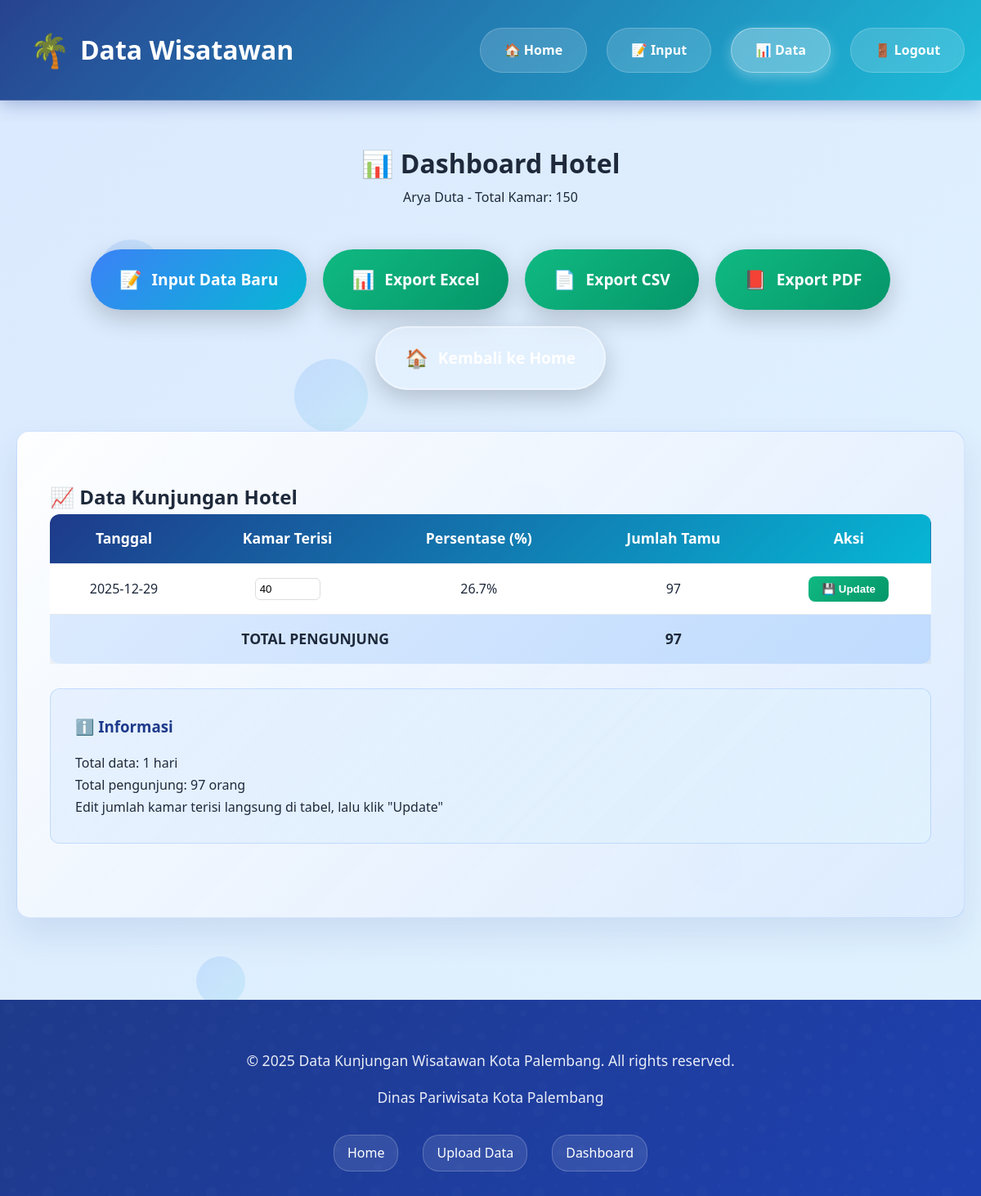
The page /hotel/dashboard (signed in) on the database its author committed.
### tables this page shows
CREATE TABLE hotel_info (
            id INTEGER PRIMARY KEY AUTOINCREMENT,
            user_id INTEGER NOT NULL,
            hotel_name TEXT NOT NULL,
            total_rooms INTEGER NOT NULL,
            created_at TIMESTAMP DEFAULT CURRENT_TIMESTAMP,
            FOREIGN KEY (user_id) REFERENCES users(id)
        );

CREATE TABLE hotel_data (
            id INTEGER PRIMARY KEY AUTOINCREMENT,
            user_id INTEGER NOT NULL,
            date TEXT NOT NULL,
            occupied_rooms INTEGER NOT NULL,
            guest_count INTEGER NOT NULL,
            created_at TIMESTAMP DEFAULT CURRENT_TIMESTAMP,
            FOREIGN KEY (user_id) REFERENCES users(id)
        );

### app.py (the view)
@app.route('/hotel/dashboard')
@login_required
@role_required('hotel')
def hotel_dashboard():
    hotel_info = HotelData.get_hotel_info(app.config['DATABASE'], current_user.id)
    if not hotel_info:
        flash('Silakan setup hotel terlebih dahulu', 'warning')
        return redirect(url_for('hotel_setup'))
    data = HotelData.get_all_data(app.config['DATABASE'], current_user.id)
    return render_template('hotel/dashboard.html',
                         hotel_info=hotel_info,
                         data=data)

### app.py (called while the page is built)
@login_manager.user_loader
def load_user(user_id):
    return User.get_by_id(Config.DATABASE, int(user_id))

### models.py (called while the page is built)
    @staticmethod
    def get_by_id(db_path, user_id):
        conn = sqlite3.connect(db_path)
        conn.row_factory = sqlite3.Row
        cursor = conn.cursor()
        cursor.execute('SELECT * FROM users WHERE id = ?', (user_id,))
        row = cursor.fetchone()
        conn.close()
        if row:
            return User(
                id=row['id'],
                username=row['username'],
                password_hash=row['password_hash'],
                role=row['role'],
                email=row['email'],
                created_at=row['created_at']
            )
        return None

    @staticmethod
    def get_hotel_info(db_path, user_id):
        conn = sqlite3.connect(db_path)
        conn.row_factory = sqlite3.Row
        cursor = conn.cursor()
        cursor.execute('''
            SELECT hotel_name, total_rooms
            FROM hotel_info
            WHERE user_id = ?
        ''', (user_id,))
        row = cursor.fetchone()
        conn.close()
        if row:
            return {
                'hotel_name': row['hotel_name'],
                'total_rooms': row['total_rooms']
            }
        return None

    @staticmethod
    def get_all_data(db_path, user_id):
        conn = sqlite3.connect(db_path)
        conn.row_factory = sqlite3.Row
        cursor = conn.cursor()
        cursor.execute('''
            SELECT * FROM hotel_data
            WHERE user_id = ?
            ORDER BY date DESC
        ''', (user_id,))
        rows = cursor.fetchall()
        conn.close()
        data = []
        for row in rows:
            data.append({
                'id': row['id'],
                'date': row['date'],
                'occupied_rooms': row['occupied_rooms'],
                'guest_count': row['guest_count'],
                'created_at': row['created_at']
            })
        return data

### templates/hotel/dashboard.html (shortened to what this page needs)
{% extends "base.html" %}
{% block content %}
<div class="container" style="padding: 50px 20px;">
  <div class="dashboard-header">
    <h1>📊 Dashboard Hotel</h1>
    <p>{{ hotel_info.hotel_name }} - Total Kamar: {{ hotel_info.total_rooms }}</p>
  </div>
  <div class="actions" style="margin: 30px 0; text-align: center;">
    <a href="{{ url_for('hotel_input') }}" class="btn btn-primary">
      <span>📝</span> Input Data Baru
    </a>
    {% if data %}
    <a href="{{ url_for('hotel_export', format='excel') }}" class="btn btn-success">
      <span>📊</span> Export Excel
    </a>
    <a href="{{ url_for('hotel_export', format='csv') }}" class="btn btn-success">
      <span>📄</span> Export CSV
    </a>
    <a href="{{ url_for('hotel_export', format='pdf') }}" class="btn btn-success">
      <span>📕</span> Export PDF
    </a>
    {% endif %}
    <a href="{{ url_for('hotel_home') }}" class="btn btn-secondary">
      <span>🏠</span> Kembali ke Home
    </a>
  </div>
  {% if data %}
  <div class="upload-section">
    <h2>📈 Data Kunjungan Hotel</h2>
    <div style="overflow-x: auto;">
      <table class="data-table">
        <thead>
          <tr>
            <th>Tanggal</th>
            <th>Kamar Terisi</th>
            <th>Persentase (%)</th>
            <th>Jumlah Tamu</th>
            <th>Aksi</th>
          </tr>
        </thead>
        <tbody>
          {% set total_guests = namespace(value=0) %}
          {% for item in data %}
          <tr>
            <td>{{ item.date }}</td>
            <td>
              <form method="POST" action="{{ url_for('hotel_edit', data_id=item.id) }}" style="display: inline;">
                <input type="number" name="occupied_rooms" value="{{ item.occupied_rooms }}"
                       min="0" max="{{ hotel_info.total_rooms }}"
                       style="width: 80px; padding: 5px; border: 1px solid #ddd; border-radius: 6px;">
              </form>
            </td>
            <td>{{ "%.1f"|format((item.occupied_rooms / hotel_info.total_rooms * 100)) }}%</td>
            <td>{{ item.guest_count }}</td>
            <td>
              <button onclick="this.parentElement.previousElementSibling.previousElementSibling.previousElementSibling.querySelector('form').submit()"
                      class="btn-edit">
                💾 Update
              </button>
            </td>
          </tr>
          {% set total_guests.value = total_guests.value + item.guest_count %}
          {% endfor %}
          <tr class="total-row">
            <td colspan="3"><strong>TOTAL PENGUNJUNG</strong></td>
            <td><strong>{{ total_guests.value }}</strong></td>
            <td></td>
          </tr>
        </tbody>
      </table>
    </div>
    <div class="info-section" style="margin-top: 30px;">
      <h3>ℹ️ Informasi</h3>
      <p>Total data: {{ data|length }} hari</p>
      <p>Total pengunjung: {{ total_guests.value }} orang</p>
      <p>Edit jumlah kamar terisi langsung di tabel, lalu klik "Update"</p>
    </div>
  </div>
  {% else %}
  <div class="no-data">
    <h2>📊 Belum Ada Data</h2>
    <p>Silakan input data harian terlebih dahulu</p>
    <a href="{{ url_for('hotel_input') }}" class="btn btn-primary">Input Data Pertama</a>
  </div>
  {% endif %}
</div>
{% endblock %}

### static/css/style.css (style rules this page uses)
:root { --primary-blue: #1e3a8a; --secondary-blue: #3b82f6; --aqua: #06b6d4; --light-aqua: #67e8f9; --dark-blue: #1e40af; --light-blue: #dbeafe; --gradient-primary: linear-gradient(135deg, #1e3a8a 0%, #06b6d4 100%); --gradient-secondary: linear-gradient(135deg, #3b82f6 0%, #06b6d4 100%); --gradient-light: linear-gradient(135deg, #dbeafe 0%, #e0f2fe 100%); --gradient-card: linear-gradient( 135deg, rgba(30, 58, 138, 0.1) 0%, rgba(6, 182, 212, 0.1) 100% ); --white: #ffffff; --light-gray: #f8fafc; --text-dark: #1e293b; --text-light: #64748b; --success: #10b981; --warning: #f59e0b; --error: #ef4444; --shadow: 0 20px 40px rgba(30, 58, 138, 0.1); --shadow-hover: 0 30px 60px rgba(30, 58, 138, 0.15); --radius: 16px; --transition: all 0.4s cubic-bezier(0.25, 0.46, 0.45, 0.94); }
* { margin: 0; padding: 0; box-sizing: border-box; }
html { scroll-behavior: smooth; }
body { font-family: "Segoe UI", Tahoma, Geneva, Verdana, sans-serif; background: var(--gradient-light); color: var(--text-dark); line-height: 1.7; overflow-x: hidden; min-height: 100vh; display: flex; flex-direction: column; }
.container { max-width: 1200px; margin: 0 auto; padding: 0 20px; }
.btn { padding: 18px 35px; border: none; border-radius: 50px; cursor: pointer; text-decoration: none; display: inline-flex; align-items: center; justify-content: center; gap: 12px; text-align: center; transition: var(--transition); font-size: 1.2rem; font-weight: 700; position: relative; overflow: hidden; box-shadow: 0 10px 30px rgba(0, 0, 0, 0.2); transform: translateY(0); }
.btn::before { content: ""; position: absolute; top: 0; left: -100%; width: 100%; height: 100%; background: linear-gradient( 90deg, transparent, rgba(255, 255, 255, 0.3), transparent ); transition: left 0.7s ease; z-index: 1; }
.btn-primary { background: var(--gradient-secondary); color: white; }
.btn-secondary { background: rgba(255, 255, 255, 0.2); color: white; border: 2px solid rgba(255, 255, 255, 0.4); backdrop-filter: blur(10px); }
.btn span { font-size: 1.4rem; transition: var(--transition); position: relative; z-index: 2; }
.upload-section { background: linear-gradient( 135deg, rgba(255, 255, 255, 0.95) 0%, rgba(219, 234, 254, 0.9) 100% ); padding: 60px 40px; border-radius: var(--radius); box-shadow: var(--shadow); margin: 50px 0; border: 1px solid rgba(59, 130, 246, 0.2); backdrop-filter: blur(10px); animation: slideUp 0.8s ease; }
.info-section { background: linear-gradient( 135deg, rgba(219, 234, 254, 0.6) 0%, rgba(224, 242, 254, 0.8) 100% ); padding: 30px; border-radius: 12px; margin: 30px 0; border-left: 4px solid var(--aqua); border: 1px solid rgba(59, 130, 246, 0.2); }
.info-section h3 { color: var(--primary-blue); margin-bottom: 15px; }
.dashboard-header { text-align: center; margin-bottom: 50px; animation: fadeInUp 0.8s ease; }
.actions { display: flex; gap: 20px; margin: 30px 0; flex-wrap: wrap; justify-content: center; }

### templates/hotel/dashboard.html (style rules this page uses)
.data-table { width: 100%; border-collapse: collapse; background: white; border-radius: 12px; overflow: hidden; box-shadow: 0 10px 30px rgba(0, 0, 0, 0.1); }
.data-table thead { background: var(--gradient-primary); color: white; }
.data-table th, .data-table td { padding: 15px 20px; text-align: center; border-bottom: 1px solid #e2e8f0; }
.data-table th { font-weight: 700; font-size: 1.1rem; }
.total-row { background: linear-gradient(135deg, #dbeafe, #bfdbfe) !important; font-weight: bold; font-size: 1.1rem; }
.total-row td { border-bottom: none; }
.btn-edit { background: linear-gradient(135deg, #10b981, #059669); color: white; border: none; padding: 8px 16px; border-radius: 8px; cursor: pointer; font-weight: 600; transition: var(--transition); }
.btn-success { background: linear-gradient(135deg, #10b981, #059669); color: white; }

### rows shown on the page
hotel_info: hotel_name "Arya Duta", total_rooms "150"
hotel_data: date "2025-12-29", occupied_rooms "40", (item.occupied_rooms/hotel_info.total_rooms*100) "26.7", guest_count "97"

### other values the page prints
{{ total_guests.value }} "97"
{{ data|length }} "1"
